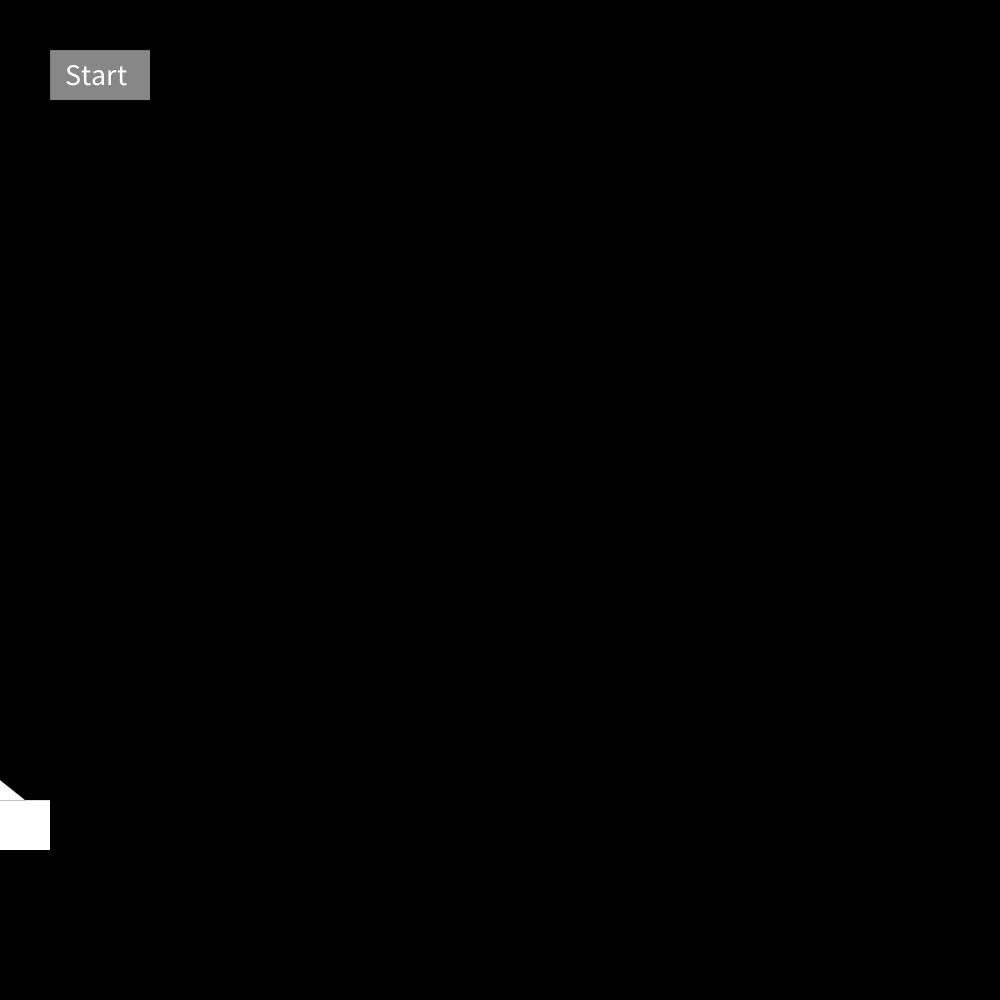
Frame 1 (no input)
Frame 60 (the mouse pressed at the canvas centre just before this capture): identical to frame 1, image omitted
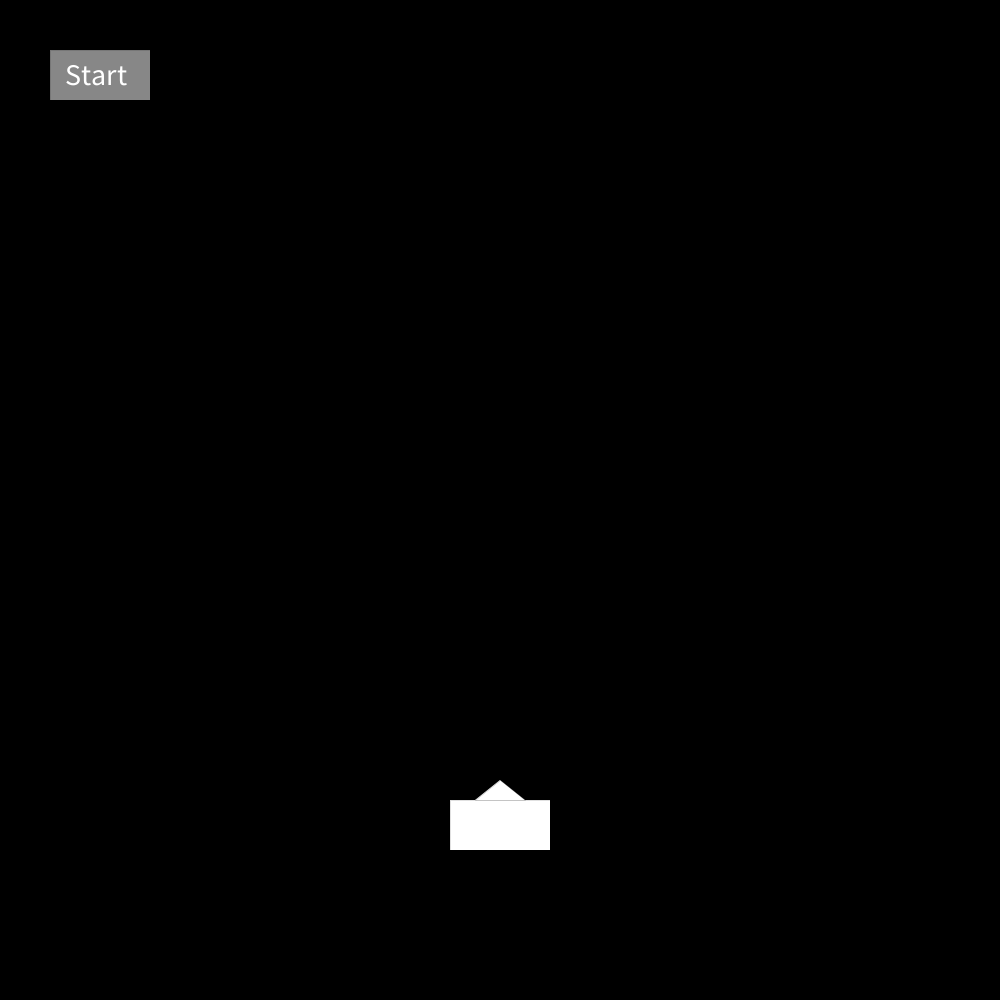
Frame 120 (the mouse held since frame 60 and released just before this capture)

The Processing sketch that drew these frames (run headless with seeded random() and noise(); from frame 60 on, the mouse is pressed at the canvas centre):

// Processing sketch: animation_semester1_project
// ── animation_semester1_project.pde
//This animation that I created is similar to the popular 80's games Galaga and Space Invaders. In the game the user is controlling a spaceship that shoots lasers, when a specific key is pressed, and the user is trying to hit
//the alien with the laser before the alien reaches the end of the screen or destroys the user's spaceship.
//One thing I tried that did not end up working was the ability for the spaceship to fire a laser from one spot and the laser to continue on the same trajectory, regardless of where the spaceship moves, while also allowing
//the spaceship to shoot more lasers.

int laserX;
int laserY = 780;
boolean gameStart = false;
float timer = 0;
boolean alien_1_Hit = false;
int scoreNumber = 0;
int alien_1_X = 500;
int alien_1_Y = - 50;
int alien_1_Y_Speed = 0;
boolean gameOver = false;
int alien_1_X_Speed = 0;
boolean alien_2_Hit = false;
int alien_2_X = 500;
int alien_2_Y = - 50;
int alien_2_Y_Speed = 0;
int alien_2_X_Speed = 0;

void setup() {
  size(1000, 1000);
}

void draw() {
  //Sets the background and shape outline to black and sets the outline width to the smallest setting
  stroke(0);
  strokeWeight(0);
  background(0);

  //Displays the instructions after the start button has been pressed
  if (gameStart == true && timer >= 0 && timer < 10) {
    timer = timer + .1;
    text("The objective of the game is to shoot the aliens.", 250, 500);
  } else if (timer >= 10 && timer < 20) {
    timer = timer + .1;
    text("You lasers will begin firing after you click the b key.", 200, 500);
  } else if (timer >= 20 && timer < 30) {
    timer = timer + .1;
    text("Every time you hit an alien your score will go up by one point.", 125, 500);
  } else if (timer >= 30 && timer < 40) {
    timer = timer + .1;
    text("If an alien hits your space craft or reaches the bottom of the screen you lose.", 25, 500);
  } else if (timer >= 40 && timer < 50) {
    timer = timer + .1;
    text("Good luck!", 450, 500);
  } else if (timer > 50) {
    text("Score:", 425, 85);
    text(scoreNumber, 525, 85);
    timer = timer + 1;
  }
  
  //Draws alien 1, which moves across the screen at different speeds
  if (alien_1_Hit == false) {
    if (gameStart == true && timer > 50) {
      alien_1_Y_Speed = int(random(1, 5));
      alien_1_Y = alien_1_Y + alien_1_Y_Speed;
      alien_1_X_Speed = int(random(-10, 10));
      alien_1_X = alien_1_X + alien_1_X_Speed;
    }
    fill(0, 200, 0);
    square(alien_1_X, alien_1_Y, 50);
    push();
    translate(alien_1_X + 15, alien_1_Y + 20);
    rotate(260);
    fill(0);
    arc(0, 0, 7, 15, radians(0), radians(360));
    pop();
    push();
    translate(alien_1_X + 35, alien_1_Y + 20);
    rotate(-260);
    fill(0);
    arc(0, 0, 7, 15, radians(0), radians(360));
    pop();
    fill(0);
    circle(alien_1_X + 25, alien_1_Y + 35, 7);
    fill(255);
  }

  //Draws alien 2, which moves across the screen at different speeds
  if (alien_2_Hit == false) {
    if (gameStart == true && timer > 52) {
      alien_2_Y_Speed = int(random(1, 5));
      alien_2_Y = alien_2_Y + alien_2_Y_Speed;
      alien_2_X_Speed = int(random(-10, 10));
      alien_2_X = alien_2_X + alien_2_X_Speed;
    }
    fill(0, 200, 0);
    square(alien_2_X, alien_2_Y, 50);
    push();
    translate(alien_2_X + 15, alien_2_Y + 20);
    rotate(260);
    fill(0);
    arc(0, 0, 7, 15, radians(0), radians(360));
    pop();
    push();
    translate(alien_2_X + 35, alien_2_Y + 20);
    rotate(-260);
    fill(0);
    arc(0, 0, 7, 15, radians(0), radians(360));
    pop();
    fill(0);
    circle(alien_2_X + 25, alien_2_Y + 35, 7);
    fill(255);
  }

  //Causes the alien 1 to disapear if it is hit with a laser
  if (laserX > alien_1_X  && laserX < alien_1_X + 50 && laserY - 40 > alien_1_Y && laserY - 40 < alien_1_Y + 50) {
    alien_1_Hit = true;
  }

  //Causes the alien 2 to disapear if it is hit with a laser
  if (laserX > alien_2_X  && laserX < alien_2_X + 50 && laserY - 40 > alien_2_Y && laserY - 40 < alien_2_Y + 50) {
    alien_2_Hit = true;
  }

  //Increases the score number to 1 if an alien is hit
  if (alien_1_Hit == true) {
    scoreNumber = 1;
    text(scoreNumber, 525, 85);
  } else if (alien_2_Hit == true) {
    scoreNumber = 1;
    text(scoreNumber, 525, 85);
  } else if (alien_2_Hit == true && alien_1_Hit == true) {
    scoreNumber = 2;
    text(scoreNumber, 525, 85);
  }

  //Constructs the start button with white text
  fill(135);
  rect(50, 50, 100, 50);
  fill(255);
  textSize(30);
  text("Start", 65, 85);

  //Makes the Spaceship - Which moves based on the location of the mouse
  if (gameOver == false) {
    rect(mouseX - 50, 800, 100, 50);
    triangle(mouseX - 25, 800, mouseX, 780, mouseX + 25, 800);
  }

  //Makes the lasers red and fires them if the b key is clicked and the aliens are alive
  if (gameOver == false) {
    stroke(255, 0, 0);
    strokeWeight(5);
    if (key == 'b') {
      laserX = mouseX;
      laserY = laserY - 10;
      if (alien_1_Hit == true && alien_2_Hit == true) {
        stroke(0);
      }
      line(laserX, laserY, laserX, laserY - 40);
      if (laserY == 40) {
        laserY = 780;
      }
    } else if (keyPressed) {
      laserY = 780;
    }
  }

  //Ends the game if the alien reaches the bottom of the screen
  if (alien_1_Y >= 950 || alien_1_X >= mouseX - 50 && alien_1_X <= mouseX + 50 && alien_1_Y >= 780 && alien_1_Y <= 800) {
    gameOver = true;
  } else if (alien_2_Y >= 950 || alien_2_X >= mouseX - 50 && alien_2_X <= mouseX + 50 && alien_2_Y >= 780 && alien_2_Y <= 800) {
    gameOver = true;
  }
  if (gameOver == true) {
    text("Game over.", 450, 500);
  }
}

void mousePressed() {
  //When the start button is pressed the game is about to begin
  if (mouseX >= 50 && mouseX <= 150  && mouseY >= 50 && mouseY <= 100) {
    gameStart = true;
  } else {
    gameStart = false;
  }
}
